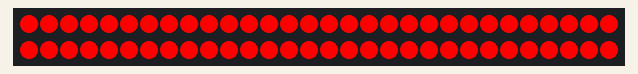
A sketch run on a simulated Arduino Uno, built with avr-gcc and run on an emulated ATmega328P. Shown: 60 RGB LEDs in strip order, left to right, continuing on the next row. Dim RGB values are drawn brighter than linear; random numbers use the default seed unless the sketch sets one.

Above: at 0.1 s.
At 6.1 s:
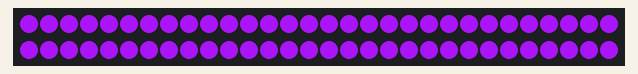
At 15.1 s:
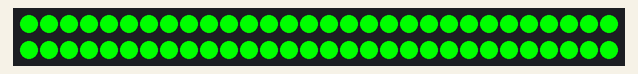
At 19.1 s:
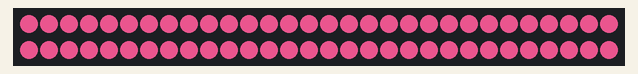
At 25.6 s:
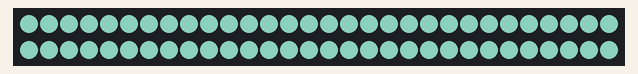
At 36.6 s:
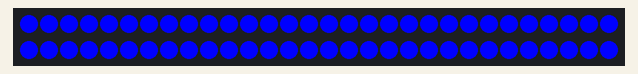

The sketch:

Test_Stripes.ino
```cpp
#include <Adafruit_NeoPixel.h>

#define NUM_LEDS 60
#define DATA_PIN 4

// Start Strip
Adafruit_NeoPixel strip = Adafruit_NeoPixel(NUM_LEDS, DATA_PIN, NEO_GRB + NEO_KHZ800);

void setup()
{
	strip.begin();
	strip.show(); // Initialize all pixels to 'off'

}

void loop()
{
	colorWipe(strip.Color(0xFF, 0x00, 0x00), 2000);
	colorWipe(strip.Color(0x00, 0xFF, 0x00), 2000);
	colorWipe(strip.Color(0x00, 0x00, 0xFF), 2000);
	// color wipe random RGB
	colorWipe(strip.Color(random(255), random(255), random(255)), 500);

}

// Fill the dots one after the other with a color
// Modified from Neopixel sketch to break on button press

void colorWipe(uint32_t c, uint16_t wait) {
	for (uint16_t i = 0; i<strip.numPixels(); i++) {
		strip.setPixelColor(i, c);
	}
	strip.show();
	delay(wait);
}
```

Measured:
- what the display in image 1 shows lasts 0.5 s, from 6.0 s to 6.5 s
- what the display in image 2 shows lasts 2.0 s, from 15.0 s to 17.0 s
